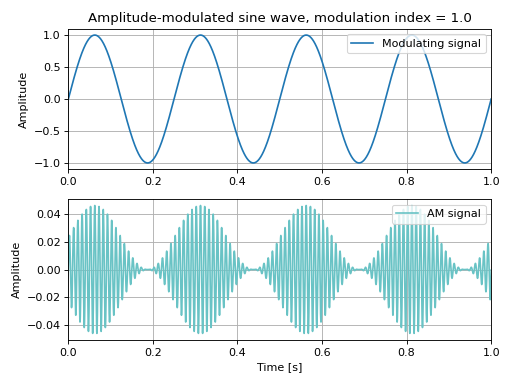

Write Python code to recreate this figure.
from mosqito.utils import am_sine_generator
import matplotlib.pyplot as plt
import numpy as np
fs = 48000      # [Hz]
duration = 1
t = np.linspace(0, duration, int(fs*duration))
dB = 60         # [dB SPL]
fc = 100        # [Hz]
fm = 4          # [Hz]
xmod = np.sin(2*np.pi*t*fm)
y_am, m = am_sine_generator(xmod, fs, fc, dB, True)
fig, plots = plt.subplots(2, 1)
plots[0].set_title(f'Amplitude-modulated sine wave, modulation index = {m:.1f}')
plots[0].plot(t, xmod, 'C0', label='Modulating signal')
plots[0].legend(loc='upper right')
plots[0].grid()
plots[0].set_ylabel('Amplitude')
plots[0].set_xlim([0, duration])
plots[1].plot(t, y_am, '#69c3c5', label='AM signal')
plots[1].legend(loc='upper right')
plots[1].grid()
plots[1].set_ylabel('Amplitude')
plots[1].set_xlim([0, duration])
plots[1].set_xlabel('Time [s]')
fig.set_tight_layout('tight')
